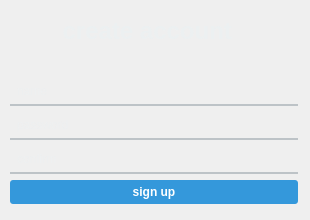
<?xml version="1.0" encoding="UTF-8"?>
<ui version="4.0">
 <class>regwindow</class>
 <widget class="QDialog" name="regwindow">
  <property name="geometry">
   <rect>
    <x>0</x>
    <y>0</y>
    <width>310</width>
    <height>220</height>
   </rect>
  </property>
  <property name="minimumSize">
   <size>
    <width>310</width>
    <height>220</height>
   </size>
  </property>
  <property name="maximumSize">
   <size>
    <width>310</width>
    <height>220</height>
   </size>
  </property>
  <property name="windowTitle">
   <string>Dialog</string>
  </property>
  <property name="styleSheet">
   <string notr="true">QWidget{
	backgrond-color: #2C3E50;
}</string>
  </property>
  <widget class="QWidget" name="layoutWidget">
   <property name="geometry">
    <rect>
     <x>10</x>
     <y>10</y>
     <width>288</width>
     <height>194</height>
    </rect>
   </property>
   <layout class="QGridLayout" name="gridLayout">
    <item row="4" column="0">
     <widget class="QPushButton" name="RegistrationPushButtonReg">
      <property name="styleSheet">
       <string notr="true">QPushButton#RegistrationPushButtonReg{
	 background-color: #3498DB;
    border-radius: 3px;
    padding: 5px;
    color: white;
    font-weight: bold;
}

QPushButton#RegistrationPushButtonReg:hover {
    background-color: #2980B9;
}
</string>
      </property>
      <property name="text">
       <string>sign up</string>
      </property>
     </widget>
    </item>
    <item row="3" column="0">
     <widget class="QLineEdit" name="putConfirm">
      <property name="styleSheet">
       <string notr="true">QLineEdit {
   background-color: transparent; 
    border: none;
    border-bottom: 2px solid #BDC3C7;
    padding: 5px;
    color: #ECF0F1; 
}

QLineEdit::placeholder {
    color: #95A5A6;  
}

QLineEdit:focus {
    border-bottom: 2px solid #3498DB;  
}

QLineEdit {
    transition: border-bottom 0.3s ease;  
}
</string>
      </property>
      <property name="echoMode">
       <enum>QLineEdit::EchoMode::Password</enum>
      </property>
      <property name="placeholderText">
       <string>confirm</string>
      </property>
     </widget>
    </item>
    <item row="1" column="0">
     <widget class="QLineEdit" name="putNameReg">
      <property name="styleSheet">
       <string notr="true">QLineEdit {
   background-color: transparent; 
    border: none;
    border-bottom: 2px solid #BDC3C7;
    padding: 5px;
    color: #ECF0F1; 
}

QLineEdit::placeholder {
    color: #95A5A6;  
}

QLineEdit:focus {
    border-bottom: 2px solid #3498DB;  
}

QLineEdit {
    transition: border-bottom 0.3s ease;  
}
</string>
      </property>
      <property name="placeholderText">
       <string>name</string>
      </property>
     </widget>
    </item>
    <item row="2" column="0">
     <widget class="QLineEdit" name="putPasswordReg">
      <property name="styleSheet">
       <string notr="true">QLineEdit {
   background-color: transparent; 
    border: none;
    border-bottom: 2px solid #BDC3C7;
    padding: 5px;
    color: #ECF0F1; 
}

QLineEdit::placeholder {
    color: #95A5A6;  
}

QLineEdit:focus {
    border-bottom: 2px solid #3498DB;  
}

QLineEdit {
    transition: border-bottom 0.3s ease;  
}
</string>
      </property>
      <property name="echoMode">
       <enum>QLineEdit::EchoMode::Password</enum>
      </property>
      <property name="placeholderText">
       <string>password</string>
      </property>
     </widget>
    </item>
    <item row="0" column="0">
     <widget class="QLabel" name="RegistrationLabel">
      <property name="styleSheet">
       <string notr="true">QLabel#RegistrationLabel {
	font-size: 24px;
	color: #ECF0F1;
	font-weight: bold;
	margin-bottom: 20px;
}</string>
      </property>
      <property name="text">
       <string>       create account</string>
      </property>
     </widget>
    </item>
   </layout>
  </widget>
 </widget>
 <resources/>
 <connections/>
</ui>
